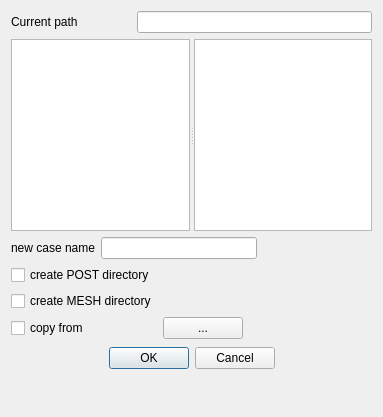
<?xml version="1.0" encoding="UTF-8"?>
<ui version="4.0">
 <class>NewCaseDialogForm</class>
 <widget class="QDialog" name="NewCaseDialogForm">
  <property name="geometry">
   <rect>
    <x>0</x>
    <y>0</y>
    <width>383</width>
    <height>417</height>
   </rect>
  </property>
  <property name="windowTitle">
   <string>Dialog</string>
  </property>
  <layout class="QGridLayout" name="gridLayout_3">
   <item row="0" column="0">
    <layout class="QGridLayout" name="gridLayout_2">
     <item row="0" column="0">
      <widget class="QLabel" name="label_2">
       <property name="text">
        <string>Current path</string>
       </property>
      </widget>
     </item>
     <item row="0" column="1" colspan="2">
      <widget class="QLineEdit" name="lineEditCurrentPath"/>
     </item>
     <item row="1" column="0" colspan="3">
      <widget class="QSplitter" name="splitter">
       <property name="orientation">
        <enum>Qt::Horizontal</enum>
       </property>
       <widget class="QListView" name="listViewDirectory"/>
       <widget class="QListView" name="listViewFolder"/>
      </widget>
     </item>
     <item row="2" column="0" colspan="2">
      <layout class="QGridLayout" name="gridLayout">
       <item row="0" column="0">
        <widget class="QLabel" name="label">
         <property name="text">
          <string>new case name</string>
         </property>
        </widget>
       </item>
       <item row="0" column="1" colspan="3">
        <widget class="QLineEdit" name="lineEditCaseName">
         <property name="minimumSize">
          <size>
           <width>100</width>
           <height>0</height>
          </size>
         </property>
        </widget>
       </item>
       <item row="1" column="0" colspan="2">
        <widget class="QCheckBox" name="checkBoxPost">
         <property name="text">
          <string>create POST directory</string>
         </property>
        </widget>
       </item>
       <item row="1" column="3">
        <spacer name="horizontalSpacer">
         <property name="orientation">
          <enum>Qt::Horizontal</enum>
         </property>
         <property name="sizeHint" stdset="0">
          <size>
           <width>148</width>
           <height>20</height>
          </size>
         </property>
        </spacer>
       </item>
       <item row="2" column="0" colspan="2">
        <widget class="QCheckBox" name="checkBoxMesh">
         <property name="text">
          <string>create MESH directory</string>
         </property>
        </widget>
       </item>
       <item row="2" column="3">
        <spacer name="horizontalSpacer_2">
         <property name="orientation">
          <enum>Qt::Horizontal</enum>
         </property>
         <property name="sizeHint" stdset="0">
          <size>
           <width>148</width>
           <height>20</height>
          </size>
         </property>
        </spacer>
       </item>
       <item row="3" column="0">
        <widget class="QCheckBox" name="checkBoxCopyFrom">
         <property name="text">
          <string>copy from</string>
         </property>
        </widget>
       </item>
       <item row="3" column="2">
        <widget class="QPushButton" name="pushButtonCopyFrom">
         <property name="text">
          <string>...</string>
         </property>
        </widget>
       </item>
       <item row="3" column="3">
        <spacer name="horizontalSpacer_3">
         <property name="orientation">
          <enum>Qt::Horizontal</enum>
         </property>
         <property name="sizeHint" stdset="0">
          <size>
           <width>148</width>
           <height>20</height>
          </size>
         </property>
        </spacer>
       </item>
      </layout>
     </item>
     <item row="2" column="2">
      <spacer name="horizontalSpacer_7">
       <property name="orientation">
        <enum>Qt::Horizontal</enum>
       </property>
       <property name="sizeHint" stdset="0">
        <size>
         <width>18</width>
         <height>104</height>
        </size>
       </property>
      </spacer>
     </item>
    </layout>
   </item>
   <item row="1" column="0">
    <layout class="QHBoxLayout" name="horizontalLayout_2">
     <item>
      <spacer name="horizontalSpacer_4">
       <property name="orientation">
        <enum>Qt::Horizontal</enum>
       </property>
       <property name="sizeHint" stdset="0">
        <size>
         <width>40</width>
         <height>20</height>
        </size>
       </property>
      </spacer>
     </item>
     <item>
      <layout class="QHBoxLayout" name="horizontalLayout">
       <item>
        <widget class="QDialogButtonBox" name="buttonBox">
         <property name="standardButtons">
          <set>QDialogButtonBox::Cancel|QDialogButtonBox::Ok</set>
         </property>
        </widget>
       </item>
      </layout>
     </item>
     <item>
      <spacer name="horizontalSpacer_5">
       <property name="orientation">
        <enum>Qt::Horizontal</enum>
       </property>
       <property name="sizeHint" stdset="0">
        <size>
         <width>40</width>
         <height>20</height>
        </size>
       </property>
      </spacer>
     </item>
    </layout>
   </item>
   <item row="2" column="0">
    <spacer name="verticalSpacer_2">
     <property name="orientation">
      <enum>Qt::Vertical</enum>
     </property>
     <property name="sizeHint" stdset="0">
      <size>
       <width>20</width>
       <height>3</height>
      </size>
     </property>
    </spacer>
   </item>
  </layout>
 </widget>
 <resources/>
 <connections>
  <connection>
   <sender>buttonBox</sender>
   <signal>accepted()</signal>
   <receiver>NewCaseDialogForm</receiver>
   <slot>accept()</slot>
   <hints>
    <hint type="sourcelabel">
     <x>247</x>
     <y>355</y>
    </hint>
    <hint type="destinationlabel">
     <x>210</x>
     <y>200</y>
    </hint>
   </hints>
  </connection>
  <connection>
   <sender>buttonBox</sender>
   <signal>rejected()</signal>
   <receiver>NewCaseDialogForm</receiver>
   <slot>reject()</slot>
   <hints>
    <hint type="sourcelabel">
     <x>247</x>
     <y>355</y>
    </hint>
    <hint type="destinationlabel">
     <x>210</x>
     <y>200</y>
    </hint>
   </hints>
  </connection>
 </connections>
</ui>
